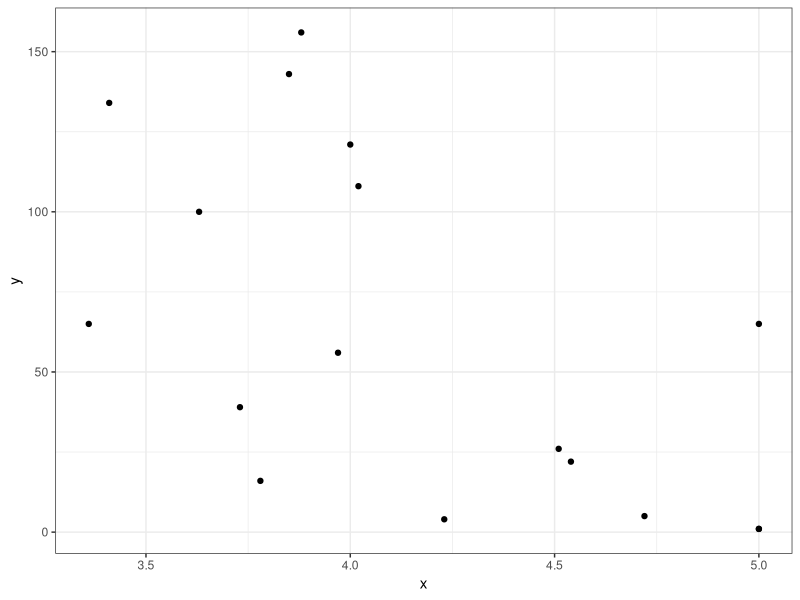
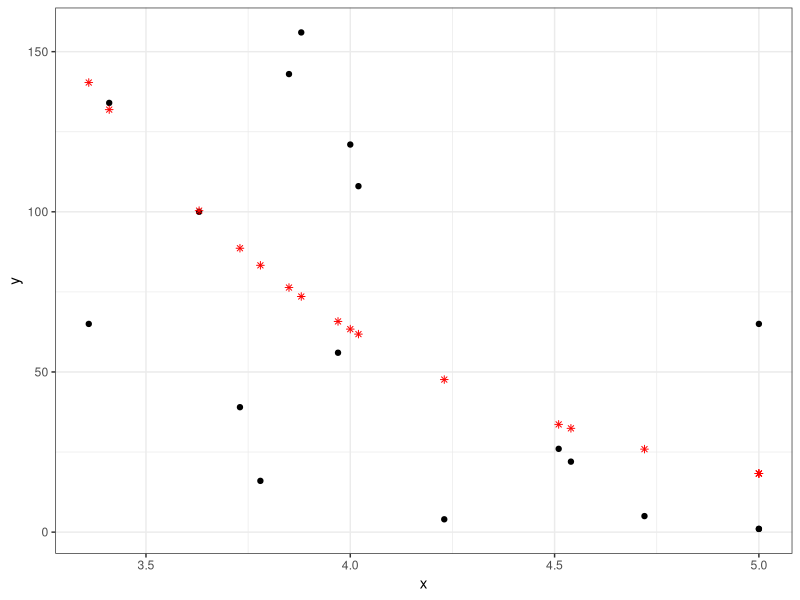
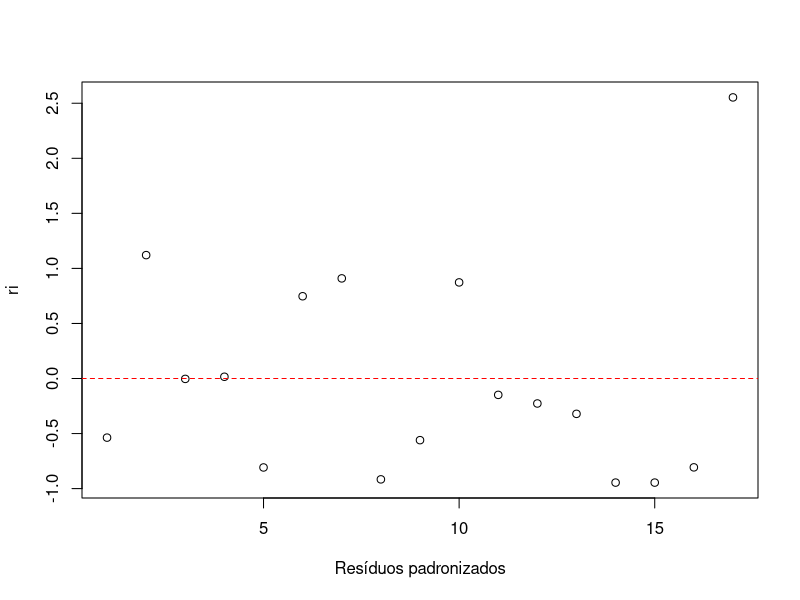

These figures' R source, in order:
## ---- chunk 1
knitr::opts_chunk$set(echo = TRUE)

library(tidyverse)
library(kableExtra)
## ---- chunk 2
lik.funct<- function(y,p){n<-length(y); return(-n*log(p) - sum(y/p))} #ok
score.vec<- function(y,p){n<-length(y); return(-n/p + sum(y)/p^2)}
fisher.info<- function(y,p){n<-length(y); return(n/p^2)}

#p é o phi
fs.expo<-function(y,p,max.iter=10,eps=1e-05){
  
  logL.vec<-double()
  p.vec<-double()
  tol.vec<-double()
  n<-length(y)
  ##
  p.vec[1]<-p.anter<-p
  logL.vec[1]<-lik.funct(y,p.anter)
  contador<-1
  tol.vec[1]<-tol<-1
  ##
  while(TRUE){
    
  if((p.anter>0)){
  v<-solve(fisher.info(y,p.anter),score.vec(y,p.anter)) 
  
  ## Etapa iterativa
  p.atual<- p.anter+v
  }
    else
      return(NA)
    
  ## Calculando a tolerância
  ## tol<- abs(p.atual-p.anter)/p.anter
  tol<- abs(lik.funct(y,p.atual)-lik.funct(y,p.anter))
  ##
  contador<-contador+1
  
  ## Atualizando as quandidades 
  p.anter<- p.atual
  p.vec[contador]<-p.anter
  tol.vec[contador]<-tol
  logL.vec[contador]<-lik.funct(y,p.atual)
  cat("Wait: the FS algorithm is running", "\r")
  
  if((eps>tol)|(contador>max.iter))break

  }
 res<-matrix(NA,nrow = contador,ncol = 3)
 colnames(res)<-c("phi.hat","LogLik","Tolerance")
 res[,1]<-p.vec
 res[,2]<-logL.vec
 res[,3]<-tol.vec
 ##
 var.phat<-solve(fisher.info(y,p.atual))
   
 return(list(res=res, var.phat=var.phat, contador = contador)) 
}

resultados <- fs.expo(c(2.8, 3.5, 2.4, 1.9, 3.0), 2)
## ---- chunk 3
resultados$res %>%
  knitr::kable(
    format = "latex",
    align = c("c"),
    booktabs = TRUE,
    longtable = TRUE,
    linesep = "",
    escape = FALSE
    ) %>%
  kableExtra::kable_styling(
      position = "center",
      latex_options = c("striped", "repeat_header"),
      stripe_color = "gray!15")
## ---- chunk 4
y <- c(65,156,100,134,16,108,121,04,39,143,56,26,22,1,1,5,65)

x <- c(3.36, 3.88, 3.63, 3.41, 3.78, 4.02, 4, 4.23, 3.73, 3.85, 3.97, 4.51, 4.54, 5, 5, 4.72, 5)

data <- tibble(y, x)

ggplot(data, aes(x, y))+
  geom_point()+
  theme_bw()
## ---- chunk 5
fit <- glm(y ~ x, family = Gamma(link = "log"), data = data)

summary(fit)
## ---- chunk 6
yhat <- fit$fitted.values

compara <- tibble(
  x,y, yhat, y-yhat
)

ggplot(data, aes(x, y))+
  geom_point()+
  geom_point(aes(x, yhat),data = compara, color = "red", shape = 8)+
  theme_bw()

## ---- chunk 7
ri <- (y-yhat)/yhat

plot(ri, xlab = 'Resíduos padronizados')
abline(h = 0, lty = 2, col = 'red')
